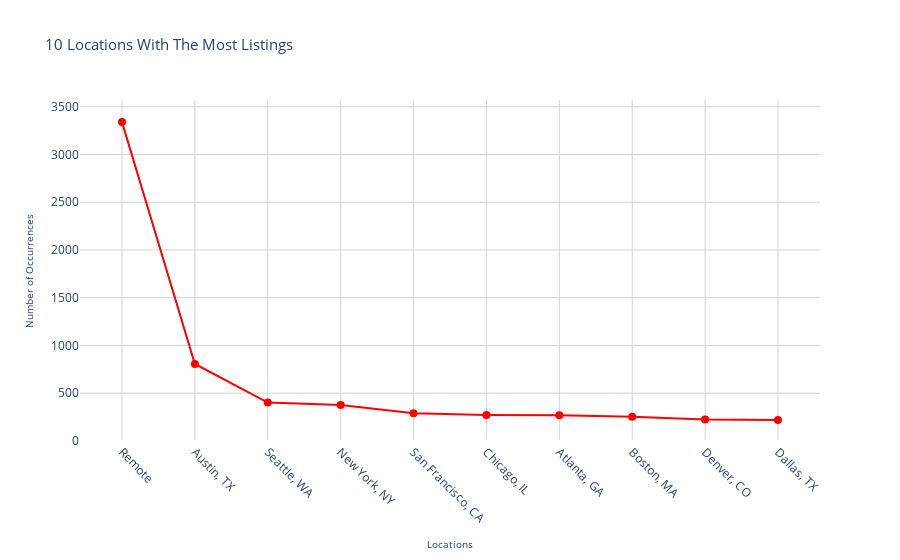

Source (notebook cell):
### Code cell
import plotly.graph_objects as go

# Assuming location_job_count is a pandas Series with the locations as the index and their occurrences as the values

fig = go.Figure()

# Plotting the line chart
fig.add_trace(go.Scatter(
    x=location_job_count.index,
    y=location_job_count.values,
    mode='lines+markers',
    line=dict(color='red'),
    marker=dict(color='red', size=8),
))

# Adding titles and labels
fig.update_layout(
    title='10 Locations With The Most Listings',
    xaxis_title='Locations',
    yaxis_title='Number of Occurrences',
    title_font_size=15,
    xaxis_title_font=dict(size=10),
    yaxis_title_font=dict(size=10),
    xaxis=dict(tickangle=45),
    showlegend=False,
    plot_bgcolor='white'
)

# Adding gridlines
fig.update_xaxes(showgrid=True, gridwidth=1, gridcolor='lightgray')
fig.update_yaxes(showgrid=True, gridwidth=1, gridcolor='lightgray')

fig.show()

### Figure 1 — Plotly figure (JSON) as saved in the notebook; plotly's stock layout.template omitted (floating-point values rounded to 4 significant figures)
{"data": [{"line": {"color": "red"}, "marker": {"color": "red", "size": 8}, "mode": "lines+markers", "type": "scatter", "x": ["Remote", "Austin, TX", "Seattle, WA", "New York, NY", "San Francisco, CA", "Chicago, IL", "Atlanta, GA", "Boston, MA", "Denver, CO", "Dallas, TX"], "y": [3339, 806, 401, 375, 290, 272, 269, 253, 224, 220]}], "layout": {"autosize": true, "plot_bgcolor": "white", "showlegend": false, "title": {"font": {"size": 15}, "text": "10 Locations With The Most Listings"}, "xaxis": {"autorange": true, "gridcolor": "lightgray", "gridwidth": 1, "range": [-0.5597, 9.56], "showgrid": true, "tickangle": 45, "title": {"font": {"size": 10}, "text": "Locations"}, "type": "category"}, "yaxis": {"autorange": true, "gridcolor": "lightgray", "gridwidth": 1, "range": [-107.4, 3666.0], "showgrid": true, "title": {"font": {"size": 10}, "text": "Number of Occurrences"}, "type": "linear"}}}
